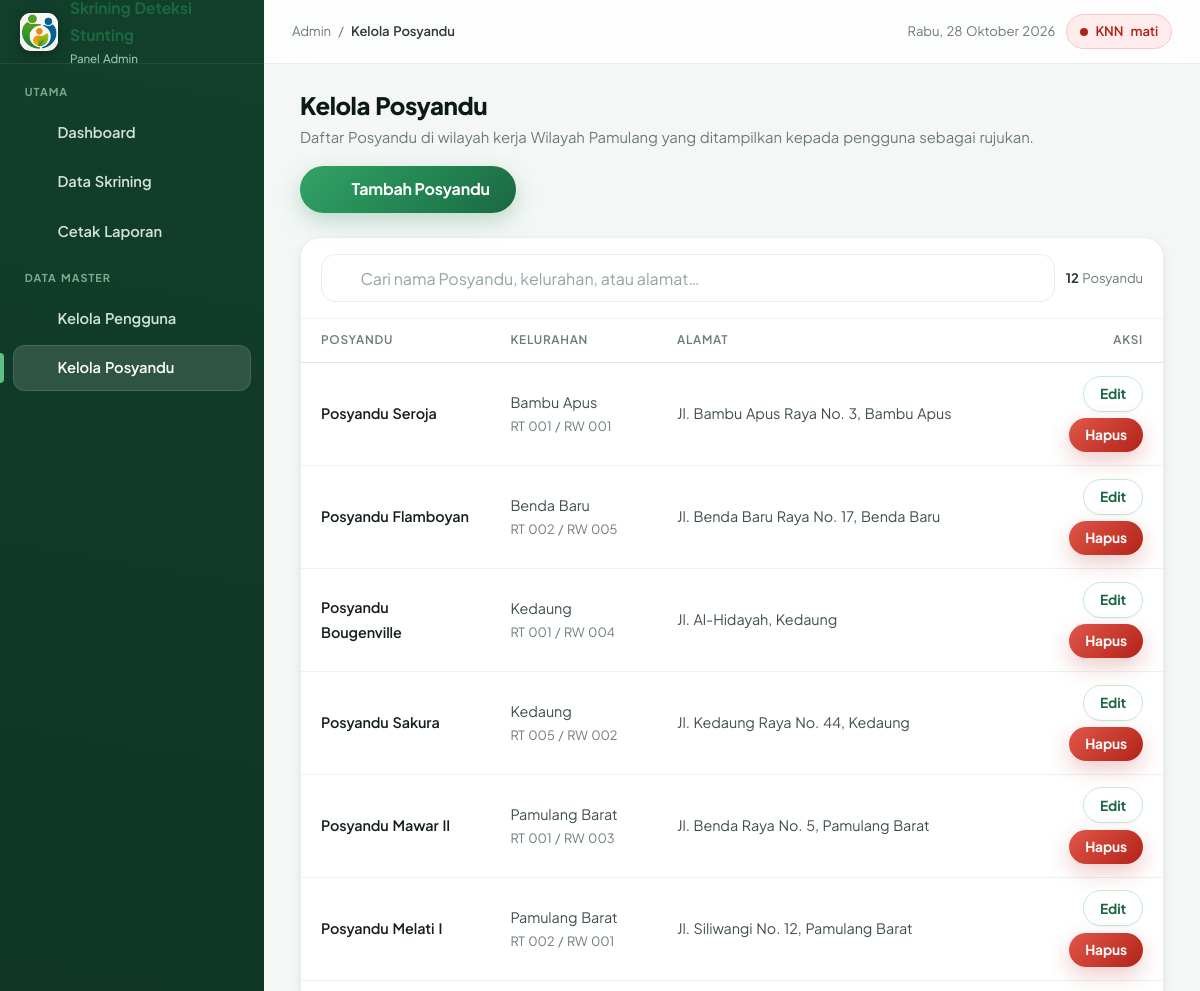
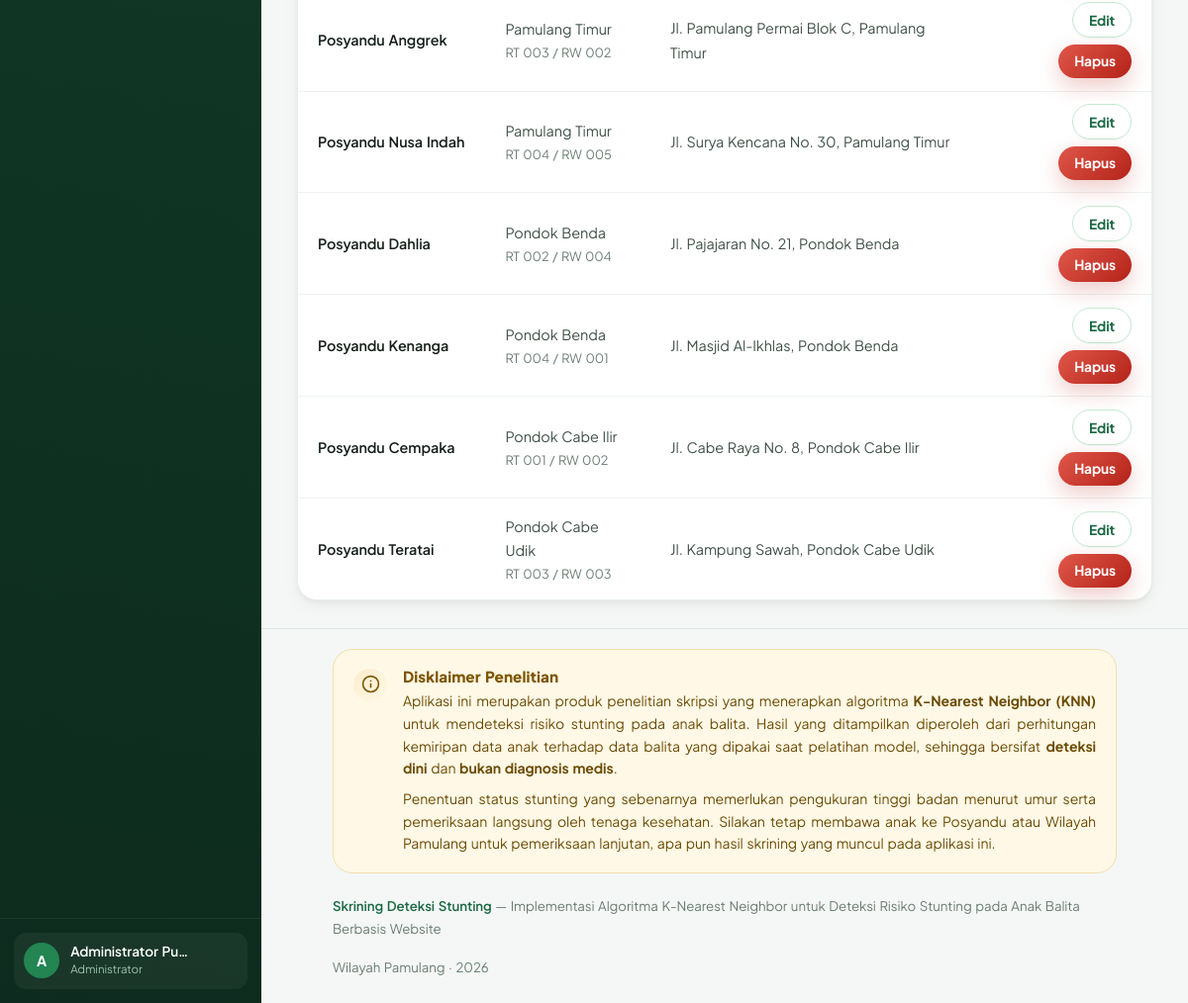
The page /web/admin/posyandu.php (signed in) on the database its author committed (2 pictures, top to bottom).
### tables this page shows
CREATE TABLE posyandu (
    id           INT AUTO_INCREMENT PRIMARY KEY,
    nama_posyandu VARCHAR(100) NOT NULL,
    kelurahan    VARCHAR(60)  NOT NULL,
    rw           CHAR(3)      DEFAULT NULL,
    rt           CHAR(3)      DEFAULT NULL,
    alamat       VARCHAR(255) NOT NULL,
    nama_kepala  VARCHAR(100) NOT NULL,
    no_hp        VARCHAR(20)  NOT NULL,
    created_at   TIMESTAMP DEFAULT CURRENT_TIMESTAMP,
    KEY idx_posyandu_kelurahan (kelurahan)
);

### web/config/config.php (called while the page is built, shortened)
<?php
function aset(string $relatif): string
{
    $relatif = ltrim($relatif, '/');
    $berkas  = __DIR__ . '/../' . $relatif;
    $versi   = is_file($berkas) ? filemtime($berkas) : time();
    return BASE_URL . '/' . $relatif . '?v=' . $versi;
}

### web/helpers/fungsi.php (called while the page is built, shortened)
<?php
function e(?string $teks): string
{
    return htmlspecialchars($teks ?? '', ENT_QUOTES, 'UTF-8');
}
function formatTanggal(string $tanggal): string
{
    $bulan = [1=>'Januari','Februari','Maret','April','Mei','Juni','Juli',
              'Agustus','September','Oktober','November','Desember'];
    $t = new DateTime($tanggal);
    return $t->format('j') . ' ' . $bulan[(int)$t->format('n')] . ' ' . $t->format('Y');
}
function statusMlService(): bool
{
    $ch = curl_init(ML_SERVICE_URL . '/health');
    $hasil = curl_exec($ch);
    $kode  = curl_getinfo($ch, CURLINFO_HTTP_CODE);
    return $status = ($hasil !== false && $kode === 200);
}

### web/admin/posyandu.php (the view, shortened to what this page needs)
<?php
require_once __DIR__ . '/../helpers/layout.php';
$daftar = $pdo->query('SELECT * FROM posyandu ORDER BY kelurahan, nama_posyandu')->fetchAll();
mulaiHalaman('Kelola Posyandu', 'admin', 'posyandu');
?>
<div class="kepala-halaman">
    <div>
        <h1>Kelola Posyandu</h1>
        <p>Daftar Posyandu di wilayah kerja <?= e(NAMA_INSTANSI) ?> yang ditampilkan kepada pengguna sebagai rujukan.</p>
    </div>
    <button class="tombol" onclick="formPosyandu()"><?= ikon('tambah', 18) ?> Tambah Posyandu</button>
</div>
<section class="panel">
    <div class="alat-tabel">
        <div class="cari">
            <?= ikon('cari', 18) ?>
            <input type="text" id="saring-tabel" placeholder="Cari nama Posyandu, kelurahan, atau alamat…" aria-label="Cari Posyandu">
        </div>
        <span style="font-size:.82rem;color:var(--abu-500)"><b style="color:var(--abu-700)"><?= count($daftar) ?></b> Posyandu</span>
    </div>
    <table class="tabel-admin" id="tabel-data">
        <thead>
            <tr><th>Posyandu</th><th>Kelurahan</th><th>Alamat</th><th style="text-align:right">Aksi</th></tr>
        </thead>
        <tbody>
        <?php foreach ($daftar as $p): ?>
            <tr>
                <td class="sel-kepala">
                    <span class="sel-utama"><?= e($p['nama_posyandu']) ?></span>
                </td>
                <td data-label="Kelurahan">
                    <?= e($p['kelurahan']) ?>
                    <?= $p['rw'] || $p['rt'] ? '<span class="sel-sub">RT ' . e($p['rt']) . ' / RW ' . e($p['rw']) . '</span>' : '' ?>
                </td>
                <td data-label="Alamat"><?= e($p['alamat']) ?></td>
                <td class="sel-aksi">
                    <div class="aksi-sel" style="justify-content:flex-end">
                        <button class="tombol tombol-kecil tombol-putih"
                                onclick='formPosyandu(<?= json_encode($p, JSON_HEX_APOS | JSON_HEX_QUOT) ?>)'>Edit</button>
                        <form method="post" onsubmit="return confirm('Hapus Posyandu ini?')">
                            <button class="tombol tombol-kecil tombol-merah">Hapus</button>
                        </form>
                    </div>
                </td>
            </tr>
        <?php endforeach; ?>
        </tbody>
    </table>
</section>
<?php akhiriHalaman(); ?>

### web/helpers/layout.php (shortened to what this page needs)
<?php
require_once __DIR__ . '/fungsi.php';
function ikon(string $nama, int $ukuran = 20): string
{
    $isi = $jalur[$nama] ?? '';
    return '<svg width="' . $ukuran . '" height="' . $ukuran . '" viewBox="0 0 24 24" fill="none" stroke="currentColor" '
         . 'stroke-width="2" stroke-linecap="round" stroke-linejoin="round" aria-hidden="true">' . $isi . '</svg>';
}
function berkasLogo(): ?string
{
    foreach (['logo.svg', 'logo.png', 'logo.jpg', 'logo.webp'] as $berkas) {
        if (is_file(__DIR__ . '/../assets/img/' . $berkas)) {
            return $berkas;
        }
    }
    return null;
}
function logoHtml(string $kelas = 'logo'): string
{
    $berkas = berkasLogo();
    if ($berkas !== null) {
        return '<span class="' . e($kelas) . ' ada-logo" aria-hidden="true">'
             . '<img src="' . aset('assets/img/' . $berkas) . '" alt=""></span>';
    }
    return '<span class="' . e($kelas) . '" aria-hidden="true">&#127793;</span>';
}
function kepalaHtml(string $judul, array $cssTambahan = []): void
{
    ?><!DOCTYPE html>
<html lang="id">
<head>
<link rel="stylesheet" href="<?= aset('assets/css/style.css') ?>">
<?php foreach ($cssTambahan as $css): ?>
<link rel="stylesheet" href="<?= aset('assets/css/' . $css) ?>">
<?php endforeach; ?>
<link rel="stylesheet" href="<?= aset('assets/css/modern.css') ?>">
</head>
<?php
}
function mulaiHalaman(string $judul, string $peran = 'tamu', string $menuAktif = ''): void
{
    if ($peran === 'admin') {
        mulaiHalamanAdmin($judul, $menuAktif);
        return;
    }
    ?>
<?php
}
    ?>
<?php
function mulaiHalamanAdmin(string $judul, string $menuAktif): void
{
    $menu = [
        'dashboard' => ['Dashboard',       BASE_URL . '/admin/index.php',         'dashboard'],
        'skrining'  => ['Data Skrining',   BASE_URL . '/admin/data_skrining.php', 'skrining'],
        'laporan'   => ['Cetak Laporan',   BASE_URL . '/admin/laporan.php',       'cetak'],
        'pengguna'  => ['Kelola Pengguna', BASE_URL . '/admin/pengguna.php',      'pengguna'],
        'posyandu'  => ['Kelola Posyandu', BASE_URL . '/admin/posyandu.php',      'posyandu'],
    ];
    $namaAdmin = $_SESSION['admin_nama'] ?? 'Admin';
    $inisial   = strtoupper(mb_substr(trim($namaAdmin), 0, 1));
    $hari      = ['Minggu','Senin','Selasa','Rabu','Kamis','Jumat','Sabtu'][(int)date('w')];
    kepalaHtml($judul, ['admin.css']);
    ?>
<body class="admin">
<div class="admin-kerangka">
    <aside class="sidebar" id="sidebar" aria-label="Menu admin">
        <a class="sidebar-merek" href="<?= BASE_URL ?>/admin/index.php">
            <?= logoHtml() ?>
            <span><b><?= e(NAMA_APP) ?></b><small>Panel Admin</small></span>
        </a>
        <div class="sidebar-isi">
            <div class="sidebar-label">Utama</div>
            <ul class="sidebar-menu">
                <?php foreach (['dashboard', 'skrining', 'laporan'] as $k): [$teks, $tautan, $ik] = $menu[$k]; ?>
                    <li><a href="<?= $tautan ?>" class="<?= $menuAktif === $k ? 'aktif' : '' ?>"
                           <?= $menuAktif === $k ? 'aria-current="page"' : '' ?>><?= ikon($ik) ?> <?= e($teks) ?></a></li>
                <?php endforeach; ?>
            </ul>
            <div class="sidebar-label">Data Master</div>
            <ul class="sidebar-menu">
                <?php foreach (['pengguna', 'posyandu'] as $k): [$teks, $tautan, $ik] = $menu[$k]; ?>
                    <li><a href="<?= $tautan ?>" class="<?= $menuAktif === $k ? 'aktif' : '' ?>"
                           <?= $menuAktif === $k ? 'aria-current="page"' : '' ?>><?= ikon($ik) ?> <?= e($teks) ?></a></li>
                <?php endforeach; ?>
            </ul>
        </div>
        <div class="sidebar-kaki">
            <div class="profil-admin">
                <span class="avatar" aria-hidden="true"><?= e($inisial) ?></span>
                <div class="teks">
                    <div class="nama"><?= e($namaAdmin) ?></div>
                    <div class="peran">Administrator</div>
                </div>
                <a class="tombol-keluar" href="<?= BASE_URL ?>/auth/logout.php" title="Keluar" aria-label="Keluar">
                    <?= ikon('keluar', 18) ?>
                </a>
            </div>
        </div>
    </aside>
    <div class="admin-utama">
        <header class="bilah-atas">
            <div class="jejak">Admin &nbsp;/&nbsp; <b><?= e($judul) ?></b></div>
            <div class="bilah-kanan">
                <span class="tanggal-hari"><?= $hari ?>, <?= formatTanggal(date('Y-m-d')) ?></span>
                <?php $hidup = statusMlService(); ?>
                <span class="status-layanan <?= $hidup ? 'hidup' : 'mati' ?>"
                      title="<?= $hidup ? 'Layanan model KNN berjalan normal' : 'Jalankan python app.py di folder ml-service' ?>">
                    <span class="titik"></span> <span>KNN</span><span class="teks-status"><?= $hidup ? 'aktif' : 'mati' ?></span>
                </span>
            </div>
        </header>
        <main class="admin-konten">
<?php
}
function kakiDisklaimer(): void
{
    ?>
<footer class="kaki-halaman">
    <div class="kaki-isi">
        <div class="disklaimer">
            <span class="ikon" aria-hidden="true">
                <svg width="19" height="19" viewBox="0 0 24 24" fill="none" stroke="currentColor"
                     stroke-width="2" stroke-linecap="round" stroke-linejoin="round">
                    <circle cx="12" cy="12" r="10"/><path d="M12 16v-4"/><path d="M12 8h.01"/>
                </svg>
            </span>
            <div>
                <h4>Disklaimer Penelitian</h4>
                <p>
                    Aplikasi ini merupakan produk penelitian skripsi yang menerapkan algoritma
                    <strong>K-Nearest Neighbor (KNN)</strong> untuk mendeteksi risiko stunting pada anak balita.
                    Hasil yang ditampilkan diperoleh dari perhitungan kemiripan data anak terhadap data
                    balita yang dipakai saat pelatihan model, sehingga bersifat <strong>deteksi dini</strong>
                    dan <strong>bukan diagnosis medis</strong>.
                </p>
                <p>
                    Penentuan status stunting yang sebenarnya memerlukan pengukuran tinggi badan menurut umur
                    serta pemeriksaan langsung oleh tenaga kesehatan. Silakan tetap membawa anak ke Posyandu
                    atau <?= e(NAMA_INSTANSI) ?> untuk pemeriksaan lanjutan, apa pun hasil skrining yang muncul
                    pada aplikasi ini.
                </p>
            </div>
        </div>
        <div class="kaki-bawah">
            <span><strong><?= e(NAMA_APP) ?></strong> &mdash; Implementasi Algoritma K-Nearest Neighbor untuk Deteksi Risiko Stunting pada Anak Balita Berbasis Website</span>
            <span><?= e(NAMA_INSTANSI) ?> &middot; <?= date('Y') ?></span>
        </div>
    </div>
</footer>
<?php
}
function akhiriHalaman(): void
{
    if (!empty($GLOBALS['__kerangka_admin'])) {
        ?>
        </main>
        <?php kakiDisklaimer(); ?>
    </div>
</div>
</body>
</html>
<?php
        return;
    }
        ?>
<?php
}

### rows shown on the page
posyandu: nama_posyandu "Posyandu Seroja", kelurahan "Bambu Apus", rt "001", rw "001", alamat "Jl. Bambu Apus Raya No. 3, Bambu Apus"
posyandu: nama_posyandu "Posyandu Flamboyan", kelurahan "Benda Baru", rt "002", rw "005", alamat "Jl. Benda Baru Raya No. 17, Benda Baru"
posyandu: nama_posyandu "Posyandu Bougenville", kelurahan "Kedaung", rt "001", rw "004", alamat "Jl. Al-Hidayah, Kedaung"
posyandu: nama_posyandu "Posyandu Sakura", kelurahan "Kedaung", rt "005", rw "002", alamat "Jl. Kedaung Raya No. 44, Kedaung"
posyandu: nama_posyandu "Posyandu Mawar II", kelurahan "Pamulang Barat", rt "001", rw "003", alamat "Jl. Benda Raya No. 5, Pamulang Barat"
posyandu: nama_posyandu "Posyandu Melati I", kelurahan "Pamulang Barat", rt "002", rw "001", alamat "Jl. Siliwangi No. 12, Pamulang Barat"
posyandu: nama_posyandu "Posyandu Anggrek", kelurahan "Pamulang Timur", rt "003", rw "002", alamat "Jl. Pamulang Permai Blok C, Pamulang Timur"
posyandu: nama_posyandu "Posyandu Nusa Indah", kelurahan "Pamulang Timur", rt "004", rw "005", alamat "Jl. Surya Kencana No. 30, Pamulang Timur"
posyandu: nama_posyandu "Posyandu Dahlia", kelurahan "Pondok Benda", rt "002", rw "004", alamat "Jl. Pajajaran No. 21, Pondok Benda"
posyandu: nama_posyandu "Posyandu Kenanga", kelurahan "Pondok Benda", rt "004", rw "001", alamat "Jl. Masjid Al-Ikhlas, Pondok Benda"
posyandu: nama_posyandu "Posyandu Cempaka", kelurahan "Pondok Cabe Ilir", rt "001", rw "002", alamat "Jl. Cabe Raya No. 8, Pondok Cabe Ilir"
posyandu: nama_posyandu "Posyandu Teratai", kelurahan "Pondok Cabe Udik", rt "003", rw "003", alamat "Jl. Kampung Sawah, Pondok Cabe Udik"

### other values the page prints
$teks "Dashboard"
$teks "Data Skrining"
$teks "Cetak Laporan"
$teks "Kelola Pengguna"
$teks "Kelola Posyandu"
$inisial "A"
$namaAdmin "Administrator Pu…"
$judul "Kelola Posyandu"
$hari "Rabu"
NAMA_INSTANSI "Wilayah Pamulang"
count($daftar) "12"
NAMA_APP "Skrining Deteksi Stunting"
